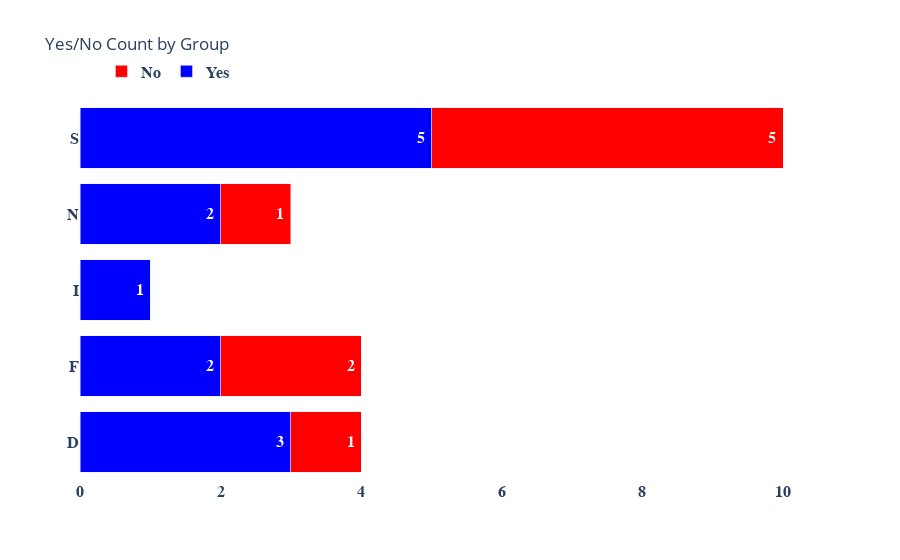

Notebook code cell kept with this figure:
### Code cell
y_data = groups
x_data = [[YES_CNT[group], NO_CNT[group]] for group in groups]
colors = ["rgba(0, 0, 255, 1)", "rgba(255, 0, 0, 1)"]
names = ["Yes", "No"]

FONT_STYLE = 'Arial'
FONT_SIZE = 16
FONT_COLOR = 'rgb(255, 255, 255)'
FONT_WEIGHT = 'bold'

fig = go.Figure()

fig.add_trace(
    go.Bar(
        x=YES_LIST, 
        y=groups, 
        name="Yes", 
        orientation="h",
        marker=dict(color="rgba(0, 0, 255, 1)")
    )
)


fig.add_trace(
    go.Bar(
        x=NO_LIST,
        y=groups, 
        name="No", 
        orientation="h",
        marker=dict(color="rgba(255, 0, 0, 1)"),
    )
)

annotations = []

for xd, yd in zip(x_data, y_data):
    annotations.append(
        dict(
            xref='x',
            yref='y',
            x=xd[0] - 0.15,
            y=yd,
            text=xd[0] if xd[0] != 0 else "",
            showarrow=False,
            font=dict(
                family=FONT_STYLE,
                size=FONT_SIZE,
                color=FONT_COLOR,
                weight=FONT_WEIGHT
            )
        )
    )

    space = xd[0]

    annotations.append(
        dict(
            xref='x',
            yref='y',
            x=space + xd[1] - 0.15,
            y=yd,
            text=xd[1] if xd[1] != 0 else "",
            showarrow=False,
            font=dict(
                family=FONT_STYLE,
                size=FONT_SIZE,
                color=FONT_COLOR,
                weight=FONT_WEIGHT
            )
        )
    )

fig.update_layout(
    barmode='stack',
    title='Yes/No Count by Group',
    legend=dict(x=0.029, y=1.12, font=dict(size=FONT_SIZE, family=FONT_STYLE, weight=FONT_WEIGHT), orientation='h'),
    xaxis=dict(
        tickfont=dict(size=FONT_SIZE, family=FONT_STYLE, weight=FONT_WEIGHT),
    ),
    yaxis=dict(
        tickfont=dict(size=FONT_SIZE, family=FONT_STYLE, weight=FONT_WEIGHT),
    ),
    plot_bgcolor=FONT_COLOR,
    annotations=annotations
)

fig.show()

### Figure 1 — Plotly figure (JSON) as saved in the notebook; plotly's stock layout.template omitted (floating-point values rounded to 4 significant figures)
{"data": [{"marker": {"color": "rgba(0, 0, 255, 1)"}, "name": "Yes", "orientation": "h", "type": "bar", "x": [3, 2, 1, 2, 5], "y": ["D", "F", "I", "N", "S"]}, {"marker": {"color": "rgba(255, 0, 0, 1)"}, "name": "No", "orientation": "h", "type": "bar", "x": [1, 2, 0, 1, 5], "y": ["D", "F", "I", "N", "S"]}], "layout": {"annotations": [{"font": {"color": "rgb(255, 255, 255)", "family": "Arial", "size": 16, "weight": "bold"}, "showarrow": false, "text": "3", "x": 2.85, "xref": "x", "y": "D", "yref": "y"}, {"font": {"color": "rgb(255, 255, 255)", "family": "Arial", "size": 16, "weight": "bold"}, "showarrow": false, "text": "1", "x": 3.85, "xref": "x", "y": "D", "yref": "y"}, {"font": {"color": "rgb(255, 255, 255)", "family": "Arial", "size": 16, "weight": "bold"}, "showarrow": false, "text": "2", "x": 1.85, "xref": "x", "y": "F", "yref": "y"}, {"font": {"color": "rgb(255, 255, 255)", "family": "Arial", "size": 16, "weight": "bold"}, "showarrow": false, "text": "2", "x": 3.85, "xref": "x", "y": "F", "yref": "y"}, {"font": {"color": "rgb(255, 255, 255)", "family": "Arial", "size": 16, "weight": "bold"}, "showarrow": false, "text": "1", "x": 0.85, "xref": "x", "y": "I", "yref": "y"}, {"font": {"color": "rgb(255, 255, 255)", "family": "Arial", "size": 16, "weight": "bold"}, "showarrow": false, "text": "", "x": 0.85, "xref": "x", "y": "I", "yref": "y"}, {"font": {"color": "rgb(255, 255, 255)", "family": "Arial", "size": 16, "weight": "bold"}, "showarrow": false, "text": "2", "x": 1.85, "xref": "x", "y": "N", "yref": "y"}, {"font": {"color": "rgb(255, 255, 255)", "family": "Arial", "size": 16, "weight": "bold"}, "showarrow": false, "text": "1", "x": 2.85, "xref": "x", "y": "N", "yref": "y"}, {"font": {"color": "rgb(255, 255, 255)", "family": "Arial", "size": 16, "weight": "bold"}, "showarrow": false, "text": "5", "x": 4.85, "xref": "x", "y": "S", "yref": "y"}, {"font": {"color": "rgb(255, 255, 255)", "family": "Arial", "size": 16, "weight": "bold"}, "showarrow": false, "text": "5", "x": 9.85, "xref": "x", "y": "S", "yref": "y"}], "barmode": "stack", "legend": {"font": {"family": "Arial", "size": 16, "weight": "bold"}, "orientation": "h", "x": 0.029, "y": 1.12}, "plot_bgcolor": "rgb(255, 255, 255)", "title": {"text": "Yes/No Count by Group"}, "xaxis": {"tickfont": {"family": "Arial", "size": 16, "weight": "bold"}}, "yaxis": {"tickfont": {"family": "Arial", "size": 16, "weight": "bold"}}}}
